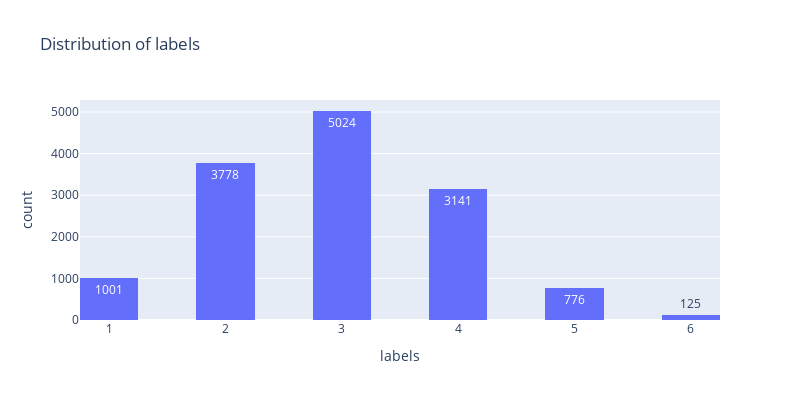

The notebook cell saved with this chart:
### Code cell
fig = px.histogram(df, x='labels', title='Distribution of labels', nbins=20, width=800, height=400, text_auto=True)
fig.show()

### Figure 1 — Plotly figure (JSON) as saved in the notebook; plotly's stock layout.template omitted (floating-point values rounded to 4 significant figures; data arrays with more than 128 entries replaced by an {"elided": "..."} marker saying what was removed)
{"data": [{"alignmentgroup": "True", "bingroup": "x", "hovertemplate": "labels=%{x}<br>count=%{y}<extra></extra>", "legendgroup": "", "marker": {"color": "#636efa", "pattern": {"shape": ""}}, "name": "", "nbinsx": 20, "offsetgroup": "", "orientation": "v", "showlegend": false, "texttemplate": "%{value}", "type": "histogram", "x": {"elided": "13845 int values"}, "xaxis": "x", "yaxis": "y"}], "layout": {"barmode": "relative", "height": 400, "legend": {"tracegroupgap": 0}, "title": {"text": "Distribution of labels"}, "width": 800, "xaxis": {"anchor": "y", "domain": [0, 1], "title": {"text": "labels"}}, "yaxis": {"anchor": "x", "domain": [0, 1], "title": {"text": "count"}}}}
